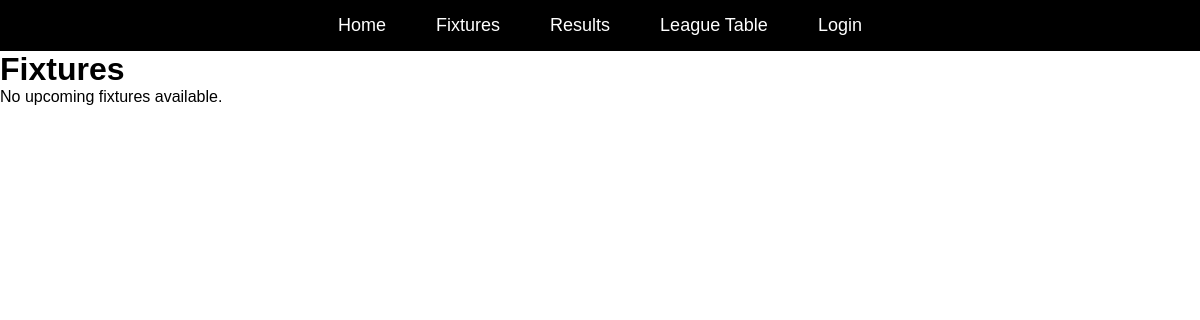
The app's page /fixtures/, older data.
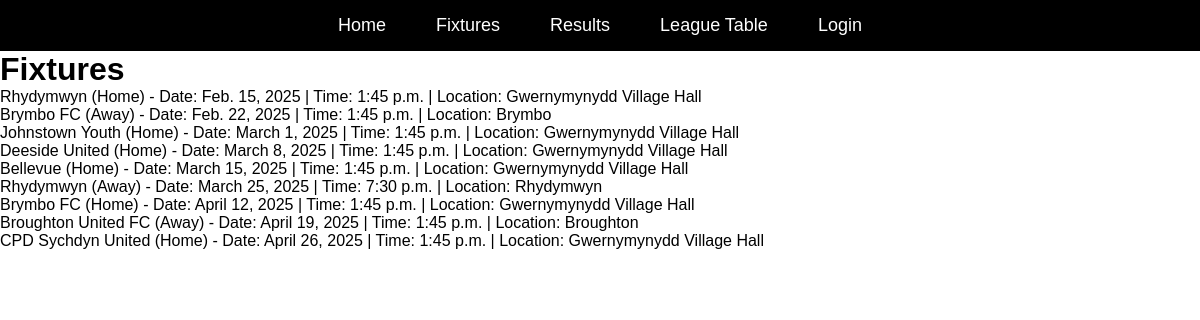
The same page, newer data.
### team/models.py (models this page shows, shortened)
class Fixture(models.Model):
    HOME_OR_AWAY = [
        ("H", "Home"),
        ("A", "Away"),
    ]
    opponent = models.ForeignKey(Team, on_delete=models.SET_NULL, null=True, blank=True)
    date = models.DateField()
    time = models.TimeField()
    location = models.CharField(max_length=100)
    home_or_away = models.CharField(max_length=1, choices=HOME_OR_AWAY)
    goals_for = models.PositiveIntegerField(null=True, blank=True)
    goals_against = models.PositiveIntegerField(null=True, blank=True)
    match_completed = models.BooleanField(default=False)

class Team(models.Model):
    name = models.CharField(max_length=100, default="CPD Yr Wyddgrug")
    logo = models.ImageField(upload_to='team_logos/', blank=True, null=True)
    games_played = models.PositiveIntegerField(default=0)
    wins = models.PositiveIntegerField(default=0)
    draws = models.PositiveIntegerField(default=0)
    losses = models.PositiveIntegerField(default=0)
    goals_for = models.PositiveIntegerField(default=0)
    goals_against = models.PositiveIntegerField(default=0)
    points = models.PositiveIntegerField(default=0)

### team/views.py (the view)
# urls.py: path('fixtures/', fixtures_view, name='fixtures'),
def fixtures_view(request):
    upcoming_fixtures = Fixture.objects.filter(match_completed=False).order_by("date", "time")
    return render(request, "team/fixtures.html", {"upcoming_fixtures": upcoming_fixtures})

### team/templates/team/fixtures.html
{% extends "team/base.html" %}
{% block content %}
<header>
  <h1>Fixtures</h1>
</header>
<section>
  {% if upcoming_fixtures %}
  <ul>
    {% for fixture in upcoming_fixtures %}
    <li>
      {{ fixture.opponent.name }}
      {% if fixture.home_or_away == "H" %} (Home) {% else %} (Away) {% endif %}
      - Date: {{ fixture.date }} | Time: {{ fixture.time }} | Location: {{ fixture.location }}
    </li>
    {% endfor %}
  </ul>
  {% else %}
  <p>No upcoming fixtures available.</p>
  {% endif %}
</section>
{% endblock %}

Row changes from the older to the newer data that the page shows:
added Fixture: opponent.name "Rhydymwyn", home_or_away "(Home)", date "Feb. 15, 2025", time "1:45 p.m.", location "Gwernymynydd Village Hall"
added Fixture: opponent.name "Brymbo FC", home_or_away "(Away)", date "Feb. 22, 2025", time "1:45 p.m.", location "Brymbo"
added Fixture: opponent.name "Johnstown Youth", home_or_away "(Home)", date "March 1, 2025", time "1:45 p.m.", location "Gwernymynydd Village Hall"
added Fixture: opponent.name "Deeside United", home_or_away "(Home)", date "March 8, 2025", time "1:45 p.m.", location "Gwernymynydd Village Hall"
added Fixture: opponent.name "Bellevue", home_or_away "(Home)", date "March 15, 2025", time "1:45 p.m.", location "Gwernymynydd Village Hall"
added Fixture: opponent.name "Rhydymwyn", home_or_away "(Away)", date "March 25, 2025", time "7:30 p.m.", location "Rhydymwyn"
added Fixture: opponent.name "Brymbo FC", home_or_away "(Home)", date "April 12, 2025", time "1:45 p.m.", location "Gwernymynydd Village Hall"
added Fixture: opponent.name "Broughton United FC", home_or_away "(Away)", date "April 19, 2025", time "1:45 p.m.", location "Broughton"
added Fixture: opponent.name "CPD Sychdyn United", home_or_away "(Home)", date "April 26, 2025", time "1:45 p.m.", location "Gwernymynydd Village Hall"
Text that changed along with them:
text no longer shown: "No upcoming fixtures available."
